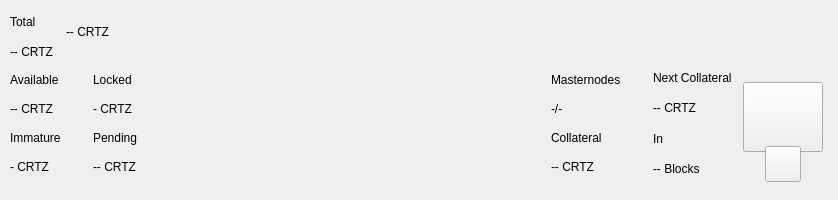
<?xml version="1.0" encoding="UTF-8"?>
<ui version="4.0">
 <class>TopBar</class>
 <widget class="QWidget" name="TopBar">
  <property name="geometry">
   <rect>
    <x>0</x>
    <y>0</y>
    <width>838</width>
    <height>200</height>
   </rect>
  </property>
  <property name="minimumSize">
   <size>
    <width>0</width>
    <height>200</height>
   </size>
  </property>
  <property name="maximumSize">
   <size>
    <width>16777215</width>
    <height>200</height>
   </size>
  </property>
  <property name="windowTitle">
   <string>Form</string>
  </property>
  <layout class="QVBoxLayout" name="verticalLayout_10" stretch="0">
   <property name="spacing">
    <number>0</number>
   </property>
   <property name="leftMargin">
    <number>0</number>
   </property>
   <property name="topMargin">
    <number>0</number>
   </property>
   <property name="rightMargin">
    <number>0</number>
   </property>
   <property name="bottomMargin">
    <number>0</number>
   </property>
   <item>
    <widget class="PFBorderImage" name="containerTop">
     <layout class="QVBoxLayout" name="verticalLayout_11">
      <property name="spacing">
       <number>0</number>
      </property>
      <property name="leftMargin">
       <number>0</number>
      </property>
      <property name="topMargin">
       <number>0</number>
      </property>
      <property name="rightMargin">
       <number>0</number>
      </property>
      <property name="bottomMargin">
       <number>0</number>
      </property>
      <item>
       <widget class="QWidget" name="top_container_2" native="true">
        <property name="minimumSize">
         <size>
          <width>0</width>
          <height>65</height>
         </size>
        </property>
        <layout class="QHBoxLayout" name="top_container">
         <property name="spacing">
          <number>0</number>
         </property>
         <property name="leftMargin">
          <number>10</number>
         </property>
         <property name="topMargin">
          <number>0</number>
         </property>
         <property name="rightMargin">
          <number>10</number>
         </property>
         <property name="bottomMargin">
          <number>0</number>
         </property>
         <item>
          <layout class="QHBoxLayout" name="horizontalLayout_4">
           <property name="spacing">
            <number>12</number>
           </property>
           <property name="rightMargin">
            <number>0</number>
           </property>
           <item>
            <widget class="QWidget" name="widgetAmount" native="true">
             <layout class="QVBoxLayout" name="verticalLayout_2">
              <property name="spacing">
               <number>2</number>
              </property>
              <property name="leftMargin">
               <number>0</number>
              </property>
              <property name="topMargin">
               <number>8</number>
              </property>
              <property name="rightMargin">
               <number>0</number>
              </property>
              <property name="bottomMargin">
               <number>0</number>
              </property>
              <item>
               <widget class="QLabel" name="labelTitle1">
                <property name="text">
                 <string>Total</string>
                </property>
               </widget>
              </item>
              <item>
               <widget class="QLabel" name="labelAmountPiv">
                <property name="text">
                 <string notr="true">-- CRTZ</string>
                </property>
               </widget>
              </item>
             </layout>
            </widget>
           </item>
           <item alignment="Qt::AlignVCenter">
            <widget class="QWidget" name="widgetTopAmount" native="true">
             <property name="sizePolicy">
              <sizepolicy hsizetype="Preferred" vsizetype="Maximum">
               <horstretch>0</horstretch>
               <verstretch>0</verstretch>
              </sizepolicy>
             </property>
             <layout class="QHBoxLayout" name="horizontalLayout_5">
              <property name="spacing">
               <number>0</number>
              </property>
              <property name="leftMargin">
               <number>0</number>
              </property>
              <property name="topMargin">
               <number>0</number>
              </property>
              <property name="rightMargin">
               <number>0</number>
              </property>
              <property name="bottomMargin">
               <number>0</number>
              </property>
              <item alignment="Qt::AlignTop">
               <widget class="QLabel" name="labelAmountTopPiv">
                <property name="minimumSize">
                 <size>
                  <width>0</width>
                  <height>36</height>
                 </size>
                </property>
                <property name="styleSheet">
                 <string notr="true">padding:0px;margin:0px;</string>
                </property>
                <property name="text">
                 <string notr="true">-- CRTZ</string>
                </property>
               </widget>
              </item>
             </layout>
            </widget>
           </item>
           <item>
            <spacer name="horizontalSpacer">
             <property name="orientation">
              <enum>Qt::Horizontal</enum>
             </property>
             <property name="sizeHint" stdset="0">
              <size>
               <width>40</width>
               <height>20</height>
              </size>
             </property>
            </spacer>
           </item>
           <item alignment="Qt::AlignRight">
            <widget class="QWidget" name="layoutSync" native="true">
             <property name="minimumSize">
              <size>
               <width>0</width>
               <height>36</height>
              </size>
             </property>
             <property name="maximumSize">
              <size>
               <width>16777215</width>
               <height>36</height>
              </size>
             </property>
             <layout class="QVBoxLayout" name="verticalLayout_9">
              <property name="leftMargin">
               <number>0</number>
              </property>
              <property name="topMargin">
               <number>0</number>
              </property>
              <property name="rightMargin">
               <number>0</number>
              </property>
              <property name="bottomMargin">
               <number>0</number>
              </property>
              <item>
               <widget class="ExpandableButton" name="pushButtonSync" native="true">
                <property name="minimumSize">
                 <size>
                  <width>36</width>
                  <height>36</height>
                 </size>
                </property>
                <property name="maximumSize">
                 <size>
                  <width>16777215</width>
                  <height>36</height>
                 </size>
                </property>
               </widget>
              </item>
             </layout>
            </widget>
           </item>
           <item>
            <widget class="ExpandableButton" name="pushButtonHDUpgrade" native="true">
             <property name="minimumSize">
              <size>
               <width>36</width>
               <height>36</height>
              </size>
             </property>
             <property name="maximumSize">
              <size>
               <width>16777215</width>
               <height>36</height>
              </size>
             </property>
            </widget>
           </item>
           <item>
            <widget class="ExpandableButton" name="pushButtonStack" native="true">
             <property name="minimumSize">
              <size>
               <width>36</width>
               <height>36</height>
              </size>
             </property>
             <property name="maximumSize">
              <size>
               <width>16777215</width>
               <height>36</height>
              </size>
             </property>
            </widget>
           </item>
           <item>
            <widget class="ExpandableButton" name="pushButtonConf" native="true">
             <property name="minimumSize">
              <size>
               <width>36</width>
               <height>36</height>
              </size>
             </property>
             <property name="maximumSize">
              <size>
               <width>16777215</width>
               <height>36</height>
              </size>
             </property>
            </widget>
           </item>
           <item>
            <widget class="ExpandableButton" name="pushButtonMasternodes" native="true">
             <property name="minimumSize">
              <size>
               <width>36</width>
               <height>36</height>
              </size>
             </property>
             <property name="maximumSize">
              <size>
               <width>16777215</width>
               <height>36</height>
              </size>
             </property>
            </widget>
           </item>
           <item>
            <widget class="ExpandableButton" name="pushButtonConsole" native="true">
             <property name="minimumSize">
              <size>
               <width>36</width>
               <height>36</height>
              </size>
             </property>
             <property name="maximumSize">
              <size>
               <width>16777215</width>
               <height>36</height>
              </size>
             </property>
            </widget>
           </item>
           <item>
            <widget class="ExpandableButton" name="pushButtonConnection" native="true">
             <property name="minimumSize">
              <size>
               <width>36</width>
               <height>36</height>
              </size>
             </property>
             <property name="maximumSize">
              <size>
               <width>16777215</width>
               <height>36</height>
              </size>
             </property>
            </widget>
           </item>
           <item>
            <widget class="ExpandableButton" name="pushButtonTor" native="true">
             <property name="minimumSize">
              <size>
               <width>36</width>
               <height>36</height>
              </size>
             </property>
             <property name="maximumSize">
              <size>
               <width>16777215</width>
               <height>36</height>
              </size>
             </property>
            </widget>
           </item>
           <item>
            <widget class="ExpandableButton" name="pushButtonLock" native="true">
             <property name="sizePolicy">
              <sizepolicy hsizetype="Expanding" vsizetype="Expanding">
               <horstretch>0</horstretch>
               <verstretch>0</verstretch>
              </sizepolicy>
             </property>
             <property name="minimumSize">
              <size>
               <width>36</width>
               <height>0</height>
              </size>
             </property>
             <property name="maximumSize">
              <size>
               <width>16777215</width>
               <height>36</height>
              </size>
             </property>
            </widget>
           </item>
           <item>
            <widget class="ExpandableButton" name="pushButtonTheme" native="true">
             <property name="minimumSize">
              <size>
               <width>36</width>
               <height>36</height>
              </size>
             </property>
             <property name="maximumSize">
              <size>
               <width>16777215</width>
               <height>36</height>
              </size>
             </property>
            </widget>
           </item>
           <item>
            <widget class="ExpandableButton" name="pushButtonFAQ" native="true">
             <property name="minimumSize">
              <size>
               <width>36</width>
               <height>36</height>
              </size>
             </property>
             <property name="maximumSize">
              <size>
               <width>16777215</width>
               <height>36</height>
              </size>
             </property>
            </widget>
           </item>
          </layout>
         </item>
        </layout>
       </widget>
      </item>
      <item>
       <widget class="QWidget" name="bottom_container" native="true">
        <property name="minimumSize">
         <size>
          <width>0</width>
          <height>135</height>
         </size>
        </property>
        <layout class="QHBoxLayout" name="botton_container">
         <property name="leftMargin">
          <number>10</number>
         </property>
         <property name="topMargin">
          <number>0</number>
         </property>
         <property name="rightMargin">
          <number>10</number>
         </property>
         <property name="bottomMargin">
          <number>10</number>
         </property>
         <item>
          <layout class="QHBoxLayout" name="horizontalLayout_3">
           <property name="spacing">
            <number>0</number>
           </property>
           <property name="bottomMargin">
            <number>9</number>
           </property>
           <item>
            <layout class="QVBoxLayout" name="verticalLayout_7">
             <property name="spacing">
              <number>0</number>
             </property>
             <property name="leftMargin">
              <number>0</number>
             </property>
             <property name="rightMargin">
              <number>0</number>
             </property>
             <item>
              <layout class="QHBoxLayout" name="horizontalLayout_2">
               <property name="spacing">
                <number>0</number>
               </property>
               <item>
                <layout class="QVBoxLayout" name="verticalLayout_6">
                 <item>
                  <widget class="QLabel" name="labelTitle5">
                   <property name="text">
                    <string>Available</string>
                   </property>
                  </widget>
                 </item>
                 <item>
                  <widget class="QLabel" name="labelAvailablePiv">
                   <property name="text">
                    <string>-- CRTZ</string>
                   </property>
                  </widget>
                 </item>
                 <item>
                  <widget class="QLabel" name="labelTitle4">
                   <property name="text">
                    <string>Immature</string>
                   </property>
                  </widget>
                 </item>
                 <item>
                  <widget class="QLabel" name="labelImmaturePiv">
                   <property name="text">
                    <string notr="true">- CRTZ</string>
                   </property>
                  </widget>
                 </item>
                </layout>
               </item>
               <item>
                <layout class="QVBoxLayout" name="verticalLayout_8">
                 <property name="leftMargin">
                  <number>32</number>
                 </property>
                 <item>
                  <widget class="QLabel" name="labelTitle6">
                   <property name="text">
                    <string>Locked</string>
                   </property>
                  </widget>
                 </item>
                 <item>
                  <widget class="QLabel" name="labelLockedPiv">
                   <property name="text">
                    <string>- CRTZ</string>
                   </property>
                  </widget>
                 </item>
                 <item>
                  <widget class="QLabel" name="labelTitle3">
                   <property name="text">
                    <string>Pending</string>
                   </property>
                  </widget>
                 </item>
                 <item>
                  <widget class="QLabel" name="labelPendingPiv">
                   <property name="text">
                    <string notr="true">-- CRTZ</string>
                   </property>
                  </widget>
                 </item>
                </layout>
               </item>
              </layout>
             </item>
            </layout>
           </item>
          </layout>
         </item>
         <item>
          <spacer name="horizontalSpacer_2">
           <property name="orientation">
            <enum>Qt::Horizontal</enum>
           </property>
           <property name="sizeHint" stdset="0">
            <size>
             <width>40</width>
             <height>20</height>
            </size>
           </property>
          </spacer>
         </item>
         <item>
          <layout class="QHBoxLayout" name="horizontalLayout_6">
           <property name="spacing">
            <number>0</number>
           </property>
           <property name="rightMargin">
            <number>0</number>
           </property>
           <property name="bottomMargin">
            <number>9</number>
           </property>
           <item>
            <layout class="QVBoxLayout" name="verticalLayout_5">
             <item>
              <widget class="QLabel" name="labelMasternodesTitle">
               <property name="text">
                <string>Masternodes</string>
               </property>
              </widget>
             </item>
             <item>
              <widget class="QLabel" name="labelMasternodeCount">
               <property name="text">
                <string>-/-</string>
               </property>
              </widget>
             </item>
             <item>
              <widget class="QLabel" name="labelTitle8">
               <property name="text">
                <string>Collateral</string>
               </property>
              </widget>
             </item>
             <item>
              <widget class="QLabel" name="labelCollateralPiv">
               <property name="text">
                <string notr="true">-- CRTZ</string>
               </property>
              </widget>
             </item>
            </layout>
           </item>
           <item>
            <widget class="QWidget" name="widgetNextCollateral" native="true">
             <layout class="QVBoxLayout" name="verticalLayout_12">
              <property name="leftMargin">
               <number>32</number>
              </property>
              <property name="topMargin">
               <number>0</number>
              </property>
              <property name="rightMargin">
               <number>0</number>
              </property>
              <property name="bottomMargin">
               <number>0</number>
              </property>
              <item>
               <widget class="QLabel" name="labelNextMasternodesTitle">
                <property name="text">
                 <string>Next Collateral</string>
                </property>
               </widget>
              </item>
              <item>
               <widget class="QLabel" name="labelNextCollateralValue">
                <property name="text">
                 <string>-- CRTZ</string>
                </property>
               </widget>
              </item>
              <item>
               <widget class="QLabel" name="labelTitle9">
                <property name="text">
                 <string>In</string>
                </property>
               </widget>
              </item>
              <item>
               <widget class="QLabel" name="labelNextCollateralBlocks">
                <property name="text">
                 <string notr="true">-- Blocks</string>
                </property>
               </widget>
              </item>
             </layout>
            </widget>
           </item>
          </layout>
         </item>
         <item>
          <widget class="QWidget" name="qrContainer" native="true">
           <property name="sizePolicy">
            <sizepolicy hsizetype="Preferred" vsizetype="Minimum">
             <horstretch>0</horstretch>
             <verstretch>0</verstretch>
            </sizepolicy>
           </property>
           <property name="minimumSize">
            <size>
             <width>90</width>
             <height>110</height>
            </size>
           </property>
           <property name="maximumSize">
            <size>
             <width>90</width>
             <height>110</height>
            </size>
           </property>
           <layout class="QVBoxLayout" name="containerQR">
            <property name="spacing">
             <number>0</number>
            </property>
            <property name="leftMargin">
             <number>5</number>
            </property>
            <property name="topMargin">
             <number>10</number>
            </property>
            <property name="rightMargin">
             <number>5</number>
            </property>
            <property name="bottomMargin">
             <number>0</number>
            </property>
            <item>
             <widget class="QPushButton" name="btnQr">
              <property name="minimumSize">
               <size>
                <width>70</width>
                <height>70</height>
               </size>
              </property>
              <property name="maximumSize">
               <size>
                <width>16777215</width>
                <height>70</height>
               </size>
              </property>
              <property name="focusPolicy">
               <enum>Qt::NoFocus</enum>
              </property>
              <property name="text">
               <string/>
              </property>
              <property name="iconSize">
               <size>
                <width>70</width>
                <height>70</height>
               </size>
              </property>
             </widget>
            </item>
            <item>
             <spacer name="verticalSpacer">
              <property name="orientation">
               <enum>Qt::Vertical</enum>
              </property>
              <property name="sizeType">
               <enum>QSizePolicy::Fixed</enum>
              </property>
              <property name="sizeHint" stdset="0">
               <size>
                <width>20</width>
                <height>20</height>
               </size>
              </property>
             </spacer>
            </item>
            <item alignment="Qt::AlignHCenter|Qt::AlignBottom">
             <widget class="QPushButton" name="pushButtonQR">
              <property name="minimumSize">
               <size>
                <width>36</width>
                <height>36</height>
               </size>
              </property>
              <property name="maximumSize">
               <size>
                <width>36</width>
                <height>36</height>
               </size>
              </property>
              <property name="focusPolicy">
               <enum>Qt::NoFocus</enum>
              </property>
              <property name="text">
               <string/>
              </property>
             </widget>
            </item>
           </layout>
          </widget>
         </item>
        </layout>
       </widget>
      </item>
     </layout>
    </widget>
   </item>
  </layout>
 </widget>
 <customwidgets>
  <customwidget>
   <class>ExpandableButton</class>
   <extends>QWidget</extends>
   <header>qt/pivx/expandablebutton.h</header>
   <container>1</container>
  </customwidget>
  <customwidget>
   <class>PFBorderImage</class>
   <extends>QFrame</extends>
   <header>qt/pivx/pfborderimage.h</header>
   <container>1</container>
  </customwidget>
 </customwidgets>
 <resources/>
 <connections/>
</ui>
